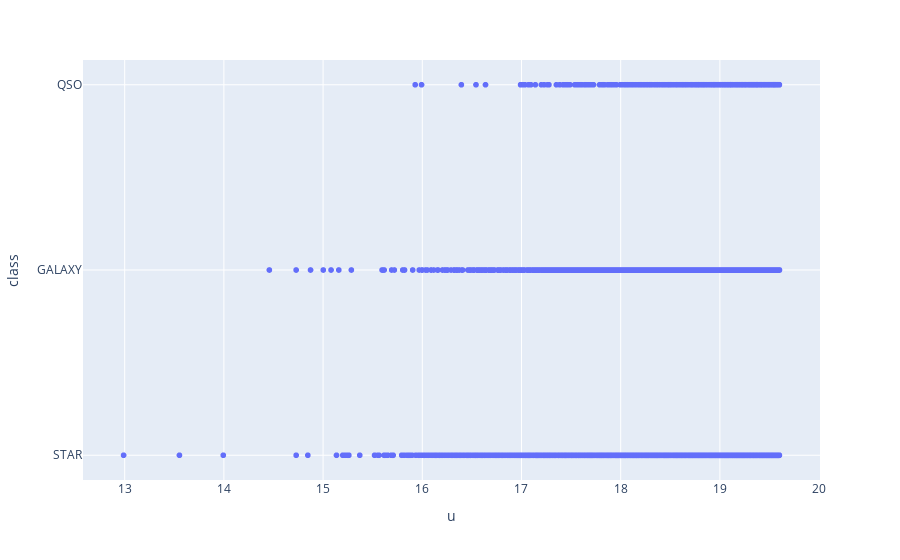

The notebook cell saved with this chart:
### Markdown cell above
Case 2: u field

### Code cell
px.scatter(dataset,x='u', y='class').show()

### Figure 1 — Plotly figure (JSON) as saved in the notebook; plotly's stock layout.template omitted (floating-point values rounded to 4 significant figures; data arrays with more than 128 entries replaced by an {"elided": "..."} marker saying what was removed)
{"data": [{"hovertemplate": "u=%{x}<br>class=%{y}<extra></extra>", "legendgroup": "", "marker": {"color": "#636efa", "symbol": "circle"}, "mode": "markers", "name": "", "showlegend": false, "type": "scattergl", "x": {"elided": "10000 float values"}, "xaxis": "x", "y": {"elided": "10000 str values"}, "yaxis": "y"}], "layout": {"legend": {"tracegroupgap": 0}, "margin": {"t": 60}, "xaxis": {"anchor": "y", "domain": [0, 1], "title": {"text": "u"}}, "yaxis": {"anchor": "x", "domain": [0, 1], "title": {"text": "class"}}}}
